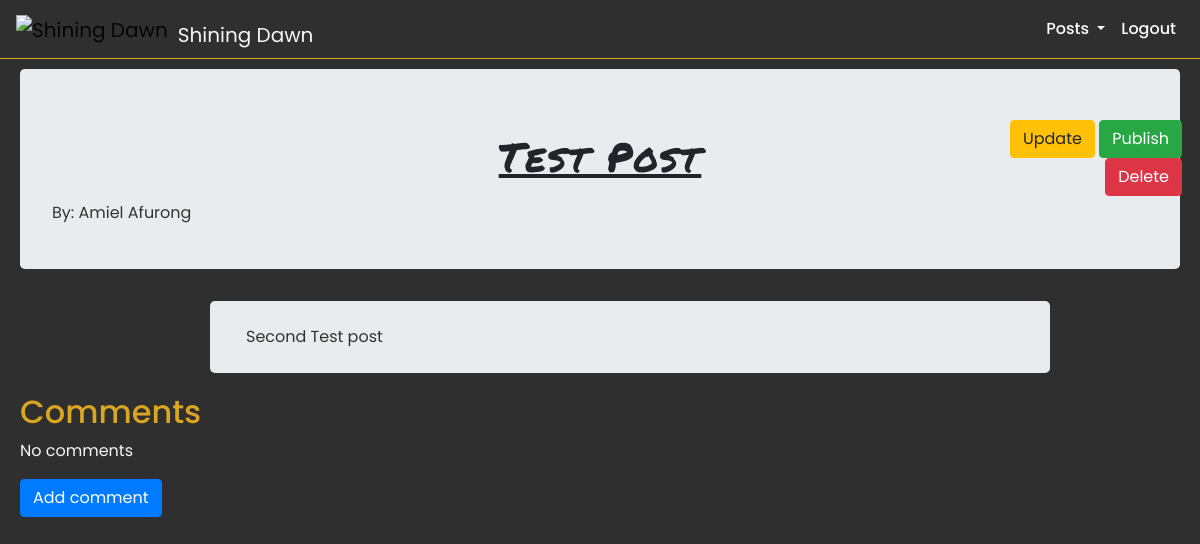
/posts/3/ (signed in), run on an earlier commit of the app's database.
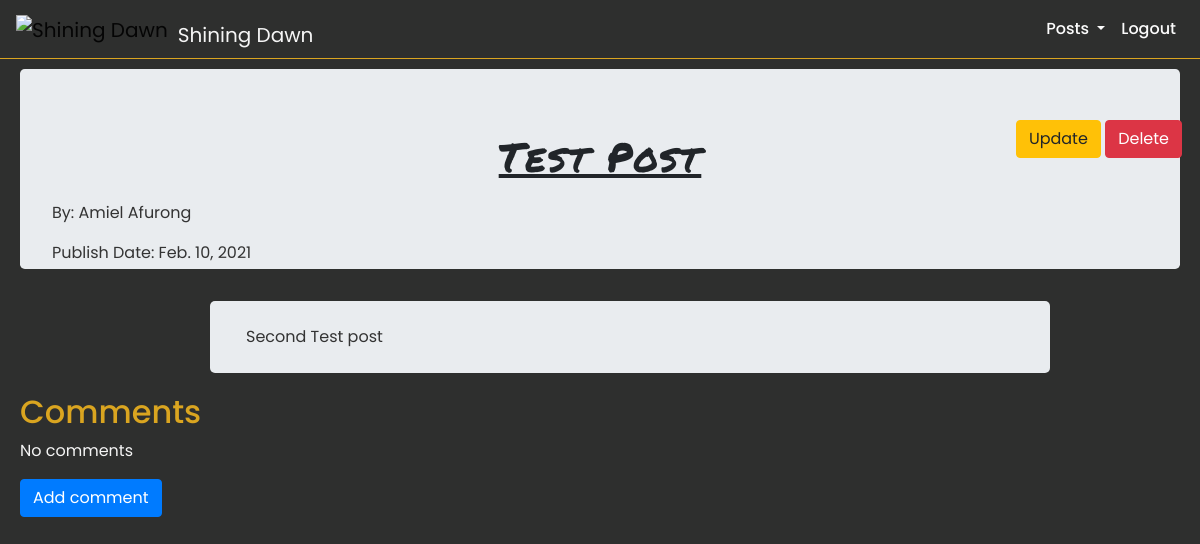
And on a later commit of the database.
### post/models.py (models this page shows, shortened)
class Post(models.Model):
    title = models.CharField(max_length=255)
    content = RichTextField()
    featured_image = models.ImageField()
    is_published = models.BooleanField(default=False)
    author = models.ForeignKey(User, on_delete=models.SET_NULL, related_name='posts',null=True)
    published_date = models.DateField(blank=True,null=True)
    created_on = models.DateField(auto_now_add=True)

### post/views.py (the view)
# urls.py: path('<pk>/',PostDetailView.as_view(),name='detail'),
class PostDetailView(generic.DetailView):
    model = Post
    template_name = 'post/post_detail.html'
    context_object_name = 'post_detail'
    def get_context_data(self, **kwargs):
        context = super().get_context_data(**kwargs)
        """
        We need to return a 404 when someone checked on a post that is not published yet
        Except if the user accessing the unpublished post is also the owner of the post
        """
        if has_post_access(context['post_detail'],self.request.user,method="view"):
            return context

### Blog/utilities.py (called while the page is built)
def has_post_access(test_object,request_user,method):
    if method == "view":
        if (test_object.author.id == request_user.id) or (test_object.is_published):
            return True
        else:
            raise Http404("Post not published yet")
    else:
        if test_object.author.id == request_user.id:
            return True
        else:
            raise Http404("Cannot edit post: Permission Error")

### templates/post/post_detail.html (shortened to what this page needs)
{% extends 'core/base.html' %}
{% load static %}
{% block head_block%}
<link rel="stylesheet" href="{% static 'css/posts.css'%}">
{%endblock%}
{% block body_block %}
{% if request.user == post_detail.author %}
<div class="post-cta">
    <a href="{% url 'post:update' pk=post_detail.id %}" class='btn btn-warning'>Update</a>
    {% if not post_detail.is_published %}
    <a href="{% url 'post:publish' pk=post_detail.id %}" class='btn btn-success'>Publish</a>
    {% endif %}
    <a href="{% url 'post:delete' pk=post_detail.id %}" class='btn btn-danger'>Delete</a>
</div>
{% endif %}
<div class="jumbotron">
    <h1 class="post-title">{{post_detail.title}}</h1>
    <p class="post-author">By: {{post_detail.author.first_name | title }} {{post_detail.author.last_name | title }}</p>
    {% if post_detail.is_published %}
    <p class="post-author">Publish Date: {{post_detail.published_date}}</p>
    {% endif %}
</div>
{% if request.user == post_detail.author %}
<div class="post-detail-container" style="transform:translate(-50%,-29%);">
{% else %}
<div class="post-detail-container" style="transform:translate(-50%,-25%);">
{% endif %}
    <div class="post-content-container">
        {{post_detail.content | safe}}
    </div>
</div>
<div class="comment-section">
    <h2>Comments</h2>
    {% if not post_detail.comments.all %}
    <p>No comments</p>
    {% endif %}
    <button type="button" class="btn btn-primary" data-toggle="modal" data-target="#createCommentModal">
        Add comment
    </button>
</div>
{% endblock %}

What changed in the data, as far as the page shows it:
changed Post "Test Post": is_published False → True (drawn); published_date (not shown) → "Feb. 10, 2021"
Also different on the page:
text no longer shown: "Publish"
text now shown: "Publish Date:"
